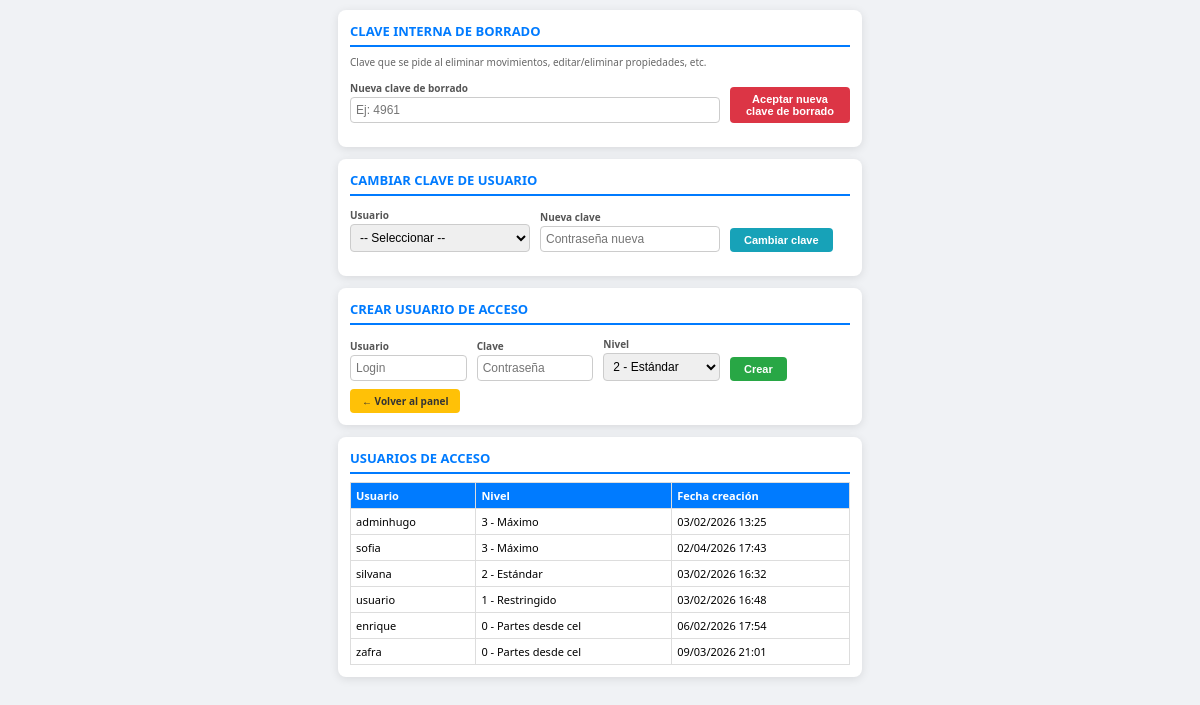
The app's page /gestionar_accesos.php (signed in), older data.
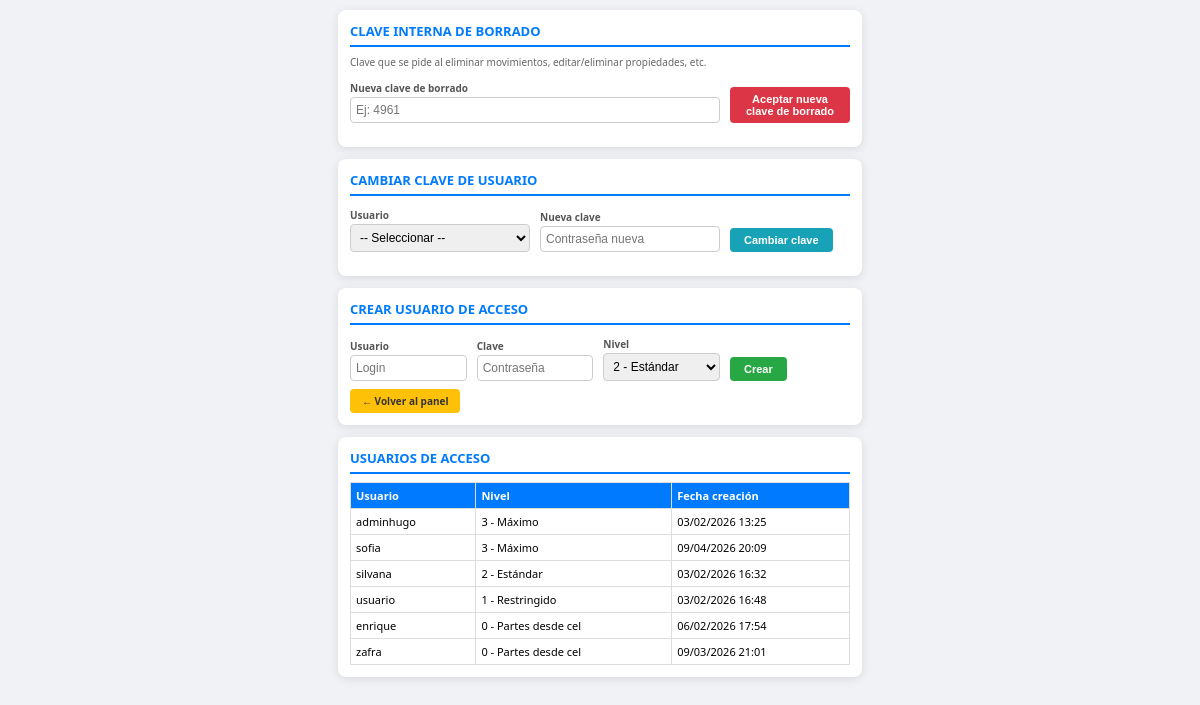
The same page, newer data.
### tables this page shows
CREATE TABLE `accesos` (
  `id` int(11) NOT NULL AUTO_INCREMENT,
  `usuario` varchar(80) NOT NULL,
  `clave` varchar(255) NOT NULL,
  `nivel_acceso` tinyint(4) NOT NULL DEFAULT 2,
  `creado_por_id` int(11) DEFAULT NULL,
  `fecha_creacion` datetime DEFAULT current_timestamp(),
  PRIMARY KEY (`id`),
  UNIQUE KEY `usuario` (`usuario`),
  KEY `idx_usuario` (`usuario`),
  KEY `idx_nivel` (`nivel_acceso`)
);

### gestionar_accesos.php (the view, shortened to what this page needs)
<?php
require_once __DIR__ . '/config_clave_borrado.php';
$lista = mysqli_query($conexion, "SELECT id, usuario, nivel_acceso, fecha_creacion FROM accesos ORDER BY nivel_acceso DESC, usuario ASC");
?>
<!DOCTYPE html>
<html lang="es">
<head>
</head>
<body>
<div class="card">
    <h2>Clave interna de borrado</h2>
    <p style="font-size:10px; color:#666; margin:0 0 8px;">Clave que se pide al eliminar movimientos, editar/eliminar propiedades, etc.</p>
    <form method="POST" style="margin-bottom:12px;" onsubmit="return confirm('¿Aceptar nueva clave de borrado?');">
        <div class="fila-form">
            <div>
                <label>Nueva clave de borrado</label>
                <input type="text" name="clave_borrado_nueva" required placeholder="Ej: 4961" value="" maxlength="20" autocomplete="off">
            </div>
            <div class="btn-wrap">
                <button type="submit" name="cambiar_clave_borrado" style="background:#dc3545;">Aceptar nueva clave de borrado</button>
            </div>
        </div>
    </form>
</div>
<div class="card">
    <h2>Cambiar clave de usuario</h2>
    <form method="POST" style="margin-bottom:12px;">
        <div class="fila-form">
            <div>
                <label>Usuario</label>
                <select name="id" required>
                    <option value="">-- Seleccionar --</option>
                    <?php mysqli_data_seek($lista, 0); while ($u = mysqli_fetch_assoc($lista)): ?>
                    <option value="<?= $u['id'] ?>"><?= htmlspecialchars($u['usuario']) ?> (nivel <?= $u['nivel_acceso'] ?>)</option>
                    <?php endwhile; ?>
                </select>
            </div>
            <div>
                <label>Nueva clave</label>
                <input type="password" name="clave_nueva" required placeholder="Contraseña nueva" autocomplete="new-password">
            </div>
            <div class="btn-wrap">
                <button type="submit" name="cambiar_clave" style="background:#17a2b8;">Cambiar clave</button>
            </div>
        </div>
    </form>
</div>
<div class="card">
    <h2>Crear usuario de acceso</h2>
    <form method="POST" class="form-nav-enter">
        <div class="fila-form">
            <div>
                <label>Usuario</label>
                <input type="text" name="usuario" required placeholder="Login">
            </div>
            <div>
                <label>Clave</label>
                <input type="password" name="clave" required placeholder="Contraseña">
            </div>
            <div>
                <label>Nivel</label>
                <select name="nivel_acceso">
                    <option value="2" selected>2 - Estándar</option>
                </select>
            </div>
            <div class="btn-wrap">
                <button type="submit" name="crear">Crear</button>
            </div>
        </div>
    </form>
    <a href="index.php" class="volver">← Volver al panel</a>
</div>
<div class="card">
    <h2>Usuarios de acceso</h2>
    <table>
        <thead>
            <tr><th>Usuario</th><th>Nivel</th><th>Fecha creación</th></tr>
        </thead>
        <tbody>
            <?php
            mysqli_data_seek($lista, 0);
            $nombres_nivel = [0 => 'Partes desde cel', 1 => 'Restringido', 2 => 'Estándar', 3 => 'Máximo'];
            while ($r = mysqli_fetch_assoc($lista)):
                $n = (int)$r['nivel_acceso'];
                $nombre_nivel = $nombres_nivel[$n] ?? $n;
            ?>
                <tr>
                    <td><?= htmlspecialchars($r['usuario']) ?></td>
                    <td><?= $n ?> - <?= htmlspecialchars($nombre_nivel) ?></td>
                    <td><?= date('d/m/Y H:i', strtotime($r['fecha_creacion'])) ?></td>
                </tr>
            <?php endwhile; ?>
        </tbody>
    </table>
</div>
</body>
</html>

Row changes from the older to the newer data that the page shows:
changed accesos "sofia": fecha_creacion "02/04/2026 17:43" → "09/04/2026 20:09"
